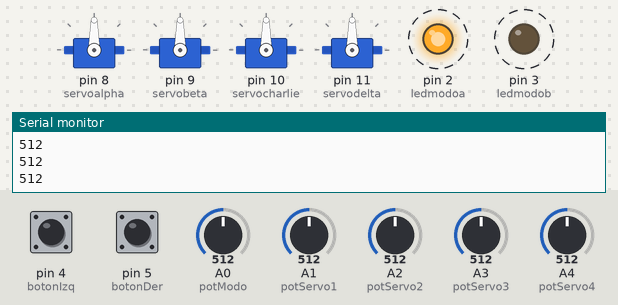
The sketch below on a simulated Arduino Uno, built with avr-gcc and run on an emulated ATmega328P. Parts: 4 × servo, output pins drawn as LEDs (lit = HIGH), the last lines printed to the serial monitor. Dashed ring = blinking. The inputs (shaded band) are chosen by the test bench; at power-on: pin 5 (botonDer) HIGH, pin 4 (botonIzq) HIGH, A0 (potModo) = 512, A1 (potServo1) = 512, A2 (potServo2) = 512, A3 (potServo3) = 512, A4 (potServo4) = 512.

Above: at 1.26 s.
1.3 s: pin 5 (botonDer) pulled LOW for 3.2 s
At 1.9 s:
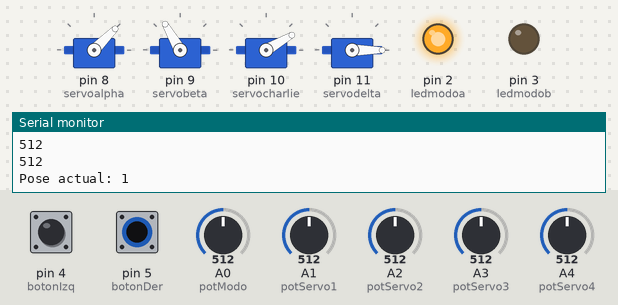
6.2 s: pin 4 (botonIzq) pulled LOW for 0.15 s
At 6.51 s:
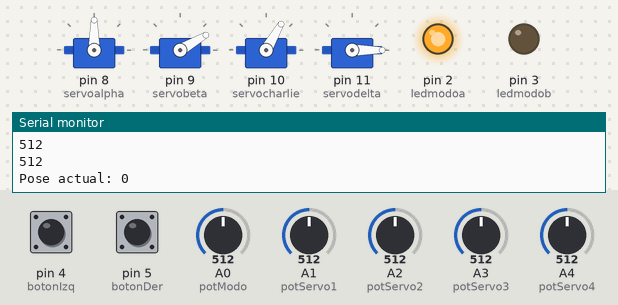
9.2 s: A0 (potModo) set to 528
At 10.1 s:
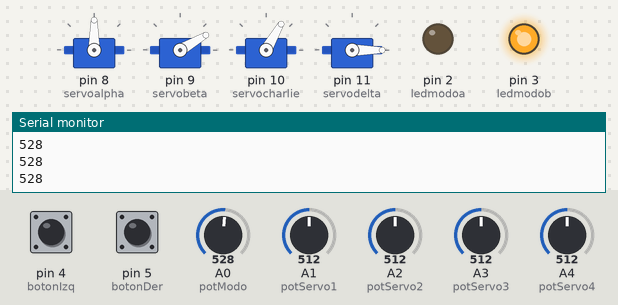
10.7 s: A0 (potModo) set to 502
At 11.7 s:
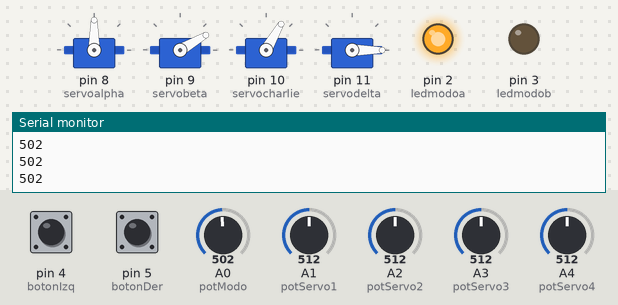
12.3 s: A0 (potModo) set to 521
At 13.5 s:
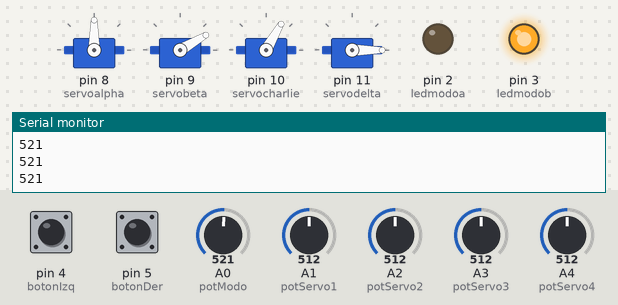
Timing chart, 0 to 14.9 s (numbered marks = the images above; inputs shaded):
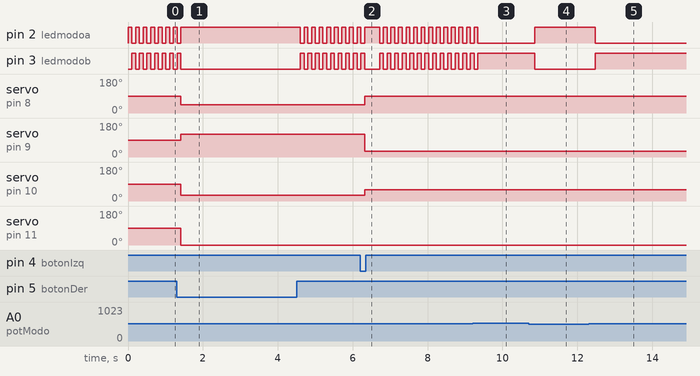

Measured:
- the behaviour switches between 512 and 513 on A0 (potModo) (found by bisection; images 2 and 3)
- after the input at 1.3 s, servo on pin 8 (servoalpha): 90° → 45° after 0.12 s; servo on pin 9 (servobeta): 90° → 120° after 0.12 s; servo on pin 10 (servocharlie): 90° → 30° after 0.12 s; servo on pin 11 (servodelta): 90° → 0° after 0.12 s
- after the input at 6.2 s, servo on pin 8 (servoalpha): 45° → 90° after 0.12 s; servo on pin 9 (servobeta): 120° → 30° after 0.12 s; servo on pin 10 (servocharlie): 30° → 60° after 0.12 s
- after the input at 9.2 s, pin 2 (ledmodoa): goes on until 9.3 s, then stays LOW; pin 3 (ledmodob): goes on until 9.3 s, then stays HIGH
- after the input at 10.7 s, pin 2 (ledmodoa): LOW → HIGH after 0.16 s; pin 3 (ledmodob): HIGH → LOW after 0.16 s
- after the input at 12.3 s, pin 2 (ledmodoa): HIGH → LOW after 0.17 s; pin 3 (ledmodob): LOW → HIGH after 0.17 s

The sketch:

PROYECTO_Brazo_epsilon.ino
```cpp
//version epsilon

#include <Servo.h>
Servo servos[4];

// Pines control
const int potModo = A0;    // Potenciómetro cambio de modo

const int potServo1 = A1;    // Potenciómetro servo 1
const int potServo2 = A2;    // Potenciómetro servo 2
const int potServo3 = A3;    // Potenciómetro servo 3
const int potServo4 = A4;    // Potenciómetro servo 4


const int botonIzq = 4;       // Botón manual ←
const int botonDer = 5;       // Botón manual →

// Pines LEDs
const int ledmodoa = 2;
const int ledmodob = 3;

Servo servoalpha;
Servo servobeta;
Servo servocharlie;
Servo servodelta;

int currentPose = 0;


enum Estado { S0_AUTO, S1_MANUAL };
Estado estadoActual = S0_AUTO;

void setup() {

  pinMode(potModo, INPUT);
  pinMode(potServo1, INPUT);
  pinMode(potServo2, INPUT);
  pinMode(potServo3, INPUT);
  pinMode(potServo4, INPUT);

  pinMode(botonIzq, INPUT_PULLUP);
  pinMode(botonDer, INPUT_PULLUP);

  pinMode(ledmodoa, OUTPUT);
  pinMode(ledmodob, OUTPUT);

  servoalpha.attach(8);
  servobeta.attach(9);
  servocharlie.attach(10);
  servodelta.attach(11);

  Serial.begin(9600);
}

void loop() {

  int pot = analogRead(potModo);

  int servo1 = analogRead(potServo1);
  int servo2 = analogRead(potServo2);
  int servo3 = analogRead(potServo3);
  int servo4 = analogRead(potServo4);

  int angulo1 = map(servo1, 0, 1023, 0, 180);
  int angulo2 = map(servo2, 0, 1023, 0, 180);
  int angulo3 = map(servo3, 0, 1023, 0, 180);
  int angulo4 = map(servo4, 0, 1023, 0, 180);


  Serial.println(pot);

  switch(estadoActual) {
    case S0_AUTO:

      digitalWrite(ledmodoa, HIGH);
      digitalWrite(ledmodob, LOW);

      if (digitalRead(botonDer) == LOW) {
        if (currentPose < 4) {
          currentPose++;
          ejecutarPose();
          Serial.print("Pose actual: ");
          Serial.println(currentPose);
        }
        delay(300);
        while (digitalRead(botonDer) == LOW);
      }

      if (digitalRead(botonIzq) == LOW) {
        if (currentPose > 0) {
          currentPose--;
          ejecutarPose();
          Serial.print("Pose actual: ");
          Serial.println(currentPose);
        }
        delay(300);
        while (digitalRead(botonIzq) == LOW);
      }


      if(pot >= 511 && pot <= 1023) estadoActual = S1_MANUAL;
      break;

    case S1_MANUAL:

      digitalWrite(ledmodoa, LOW);
      digitalWrite(ledmodob, HIGH);


      if(pot <= 512 && pot >= 0) estadoActual = S0_AUTO;
      break;
  }
  delay(100);
}

//---------------CAMBIO POSE------------------
void ejecutarPose() {
  switch(currentPose) {
    case 0: poseInicio(); break;
    case 1: poseRecogida(); break;
    case 2: poseTransporte(); break;
    case 3: poseEntrega(); break;
    case 4: poseDescanso(); break;
    default:
      Serial.print("Pose inválida: ");
      Serial.println(currentPose);
      break;
  }
}

//-------------POSES--------------
void poseInicio() {
  servoalpha.write(90);
  servobeta.write(30);
  servocharlie.write(60);
  servodelta.write(0);
}

void poseRecogida() {
  servoalpha.write(45);
  servobeta.write(120);
  servocharlie.write(30);
  servodelta.write(0);
}

void poseTransporte() {
  servoalpha.write(90);
  servobeta.write(90);
  servocharlie.write(120);
  servodelta.write(90);
}

void poseEntrega() {
  servoalpha.write(135);
  servobeta.write(60);
  servocharlie.write(80);
  servodelta.write(0);
}

void poseDescanso() {
  servoalpha.write(180);
  servobeta.write(0);
  servocharlie.write(0);
  servodelta.write(45);
}
```
